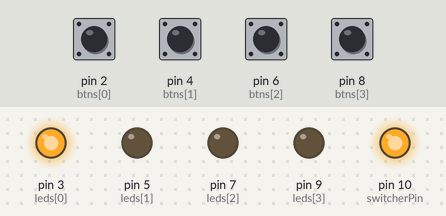
Simulated run of this sketch. Board: Arduino Uno, built with avr-gcc and run on an emulated ATmega328P. Shown: output pins drawn as LEDs (lit = HIGH). Inputs (shaded band) come from the test bench; at power-on: pin 2 (btns[0]), pin 4 (btns[1]), pin 6 (btns[2]), pin 8 (btns[3]) HIGH.

Above: at 1.2 s.
1.3 s: pin 2 (btns[0]) pulled LOW for 0.15 s
At 2.7 s:
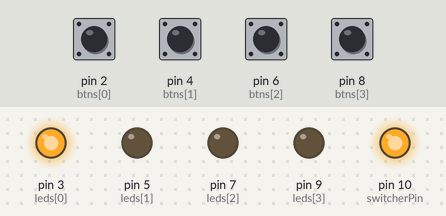
3.0 s: pin 6 (btns[2]) pulled LOW for 0.15 s
At 4.2 s:
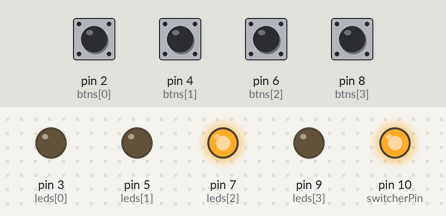
4.8 s: pin 4 (btns[1]) pulled LOW for 0.15 s
At 5.7 s:
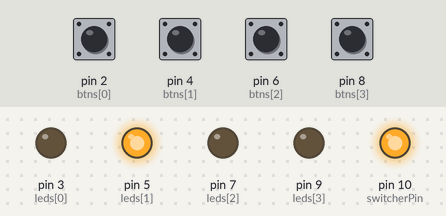
7.8 s: pin 8 (btns[3]) pulled LOW for 0.15 s
At 9.0 s:
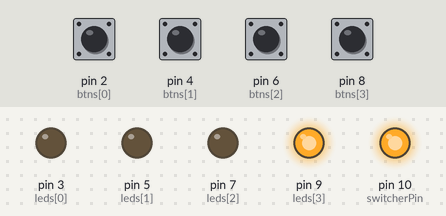
9.6 s: pin 2 (btns[0]) pulled LOW for 1 s
At 11.2 s:
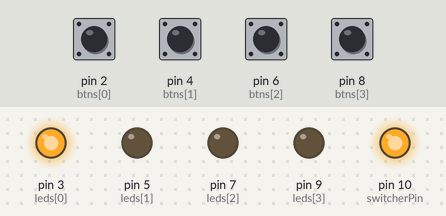
12.1 s: pin 4 (btns[1]) pulled LOW for 1 s
At 14.3 s:
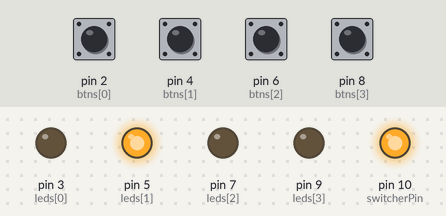
Timing chart, 0 to 15.6 s (numbered marks = the images above; inputs shaded):
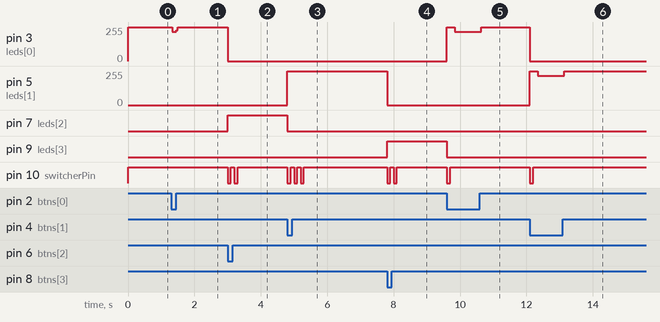

The sketch:

switcher.ino
```cpp
const int btns[] = {2, 4, 6, 8};
const int leds[] = {3, 5, 7, 9};
const int switcherPin = 10;
int activeOutput = 0;
bool manualPush = false;

// the setup function runs once when you press reset or power the board
void setup()
{
    for (int i = 0; i < 4; i++)
    {
        pinMode(btns[i], INPUT_PULLUP);
        pinMode(leds[i], OUTPUT);
        digitalWrite(leds[i], LOW);
    }
    pinMode(switcherPin, OUTPUT);

    digitalWrite(switcherPin, HIGH);
    digitalWrite(leds[activeOutput], HIGH);
}

void manual_mode()
{
    int numActive = 4;

    // turn off all leds
    for (int i = 0; i < 4; i++)
    {
        digitalWrite(leds[i], LOW);
    }

    // wait for buttons to be released
    while (numActive != 0)
    {
        numActive = 4;
        for (int i = 0; i < 4; i++)
        {
            if (digitalRead(btns[i]) == HIGH)
            {
                numActive--;
            }
        }
    }

    // turn on far left and right
    digitalWrite(leds[0], HIGH);
    digitalWrite(leds[3], HIGH);

    while (true)
    {
        bool btn1Pressed = false;
        bool btn4Pressed = false;

        for (int i = 0; i < 4; i++)
        {
            if (digitalRead(btns[i]) == LOW)
            {
                if (i == 0)
                {
                    btn1Pressed = true;
                }
                else if (i == 3)
                {
                    btn4Pressed = true;
                }
            }
        }

        if (btn4Pressed)
        {

            for (int i = 0; i < 4; i++)
            {
                digitalWrite(leds[i], LOW);
            }

            while (digitalRead(btns[3]) == LOW)
            {
            }

            delay(100); // debounce
            activeOutput = 0;
            digitalWrite(leds[activeOutput], HIGH);
            return;
        }
        else if (btn1Pressed)
        {
            digitalWrite(switcherPin, LOW);
            delay(100);
            digitalWrite(switcherPin, HIGH);
            delay(100);

            while (digitalRead(btns[0]) == LOW)
            {
            } // wait for release

            delay(100); // debounce
        }
    }
}

// the loop function runs over and over again forever
void loop()
{
    bool hadKeypress = false;
    int numActive = 0;
    int newActiveOutput = activeOutput;

    for (int i = 0; i < 4; i++)
    {
        if (digitalRead(btns[i]) == LOW)
        {
            hadKeypress = true;
            newActiveOutput = i;
            numActive++;
        }
    }

    if (numActive == 4)
    {
        manual_mode();
    }
    else if (hadKeypress && numActive == 1)
    {
        digitalWrite(leds[activeOutput], LOW);
        digitalWrite(leds[newActiveOutput], HIGH);

        // send pulses
        int i = activeOutput;
        while (i != newActiveOutput)
        {
            digitalWrite(switcherPin, LOW);
            delay(100);
            digitalWrite(switcherPin, HIGH);
            delay(100);

            i = (i + 1) % 4;
        }

        activeOutput = newActiveOutput;
    }
}
```

Measured:
- after the input at 1.3 s, pin 3 (leds[0]): 255/255 → 221/255 at once, → 255/255 0.12 s later
- after the input at 3.0 s, pin 3 (leds[0]): 255/255 → 0/255 at once; pin 7 (leds[2]): LOW → HIGH at once; pin 10 (switcherPin): alternates HIGH for 0.10 s and LOW for 0.10 s, 4 changes in all, then stays HIGH, starting at once
- after the input at 4.8 s, pin 5 (leds[1]): 0/255 → 255/255 at once; pin 7 (leds[2]): HIGH → LOW at once; pin 10 (switcherPin): alternates HIGH for 0.10 s and LOW for 0.10 s, 6 changes in all, then stays HIGH, starting at once
- after the input at 7.8 s, pin 5 (leds[1]): 255/255 → 0/255 at once; pin 9 (leds[3]): LOW → HIGH at once; pin 10 (switcherPin): alternates HIGH for 0.10 s and LOW for 0.10 s, 4 changes in all, then stays HIGH, starting at once
- after the input at 9.6 s, pin 3 (leds[0]): 0/255 → 255/255 at once, → 221/255 0.24 s later, → 255/255 0.80 s later; pin 9 (leds[3]): HIGH → LOW at once; pin 10 (switcherPin): HIGH → LOW at once, → HIGH 0.10 s later
- after the input at 12.1 s, pin 3 (leds[0]): 255/255 → 0/255 at once; pin 5 (leds[1]): 0/255 → 255/255 at once, → 221/255 0.24 s later, → 255/255 0.80 s later; pin 10 (switcherPin): HIGH → LOW at once, → HIGH 0.10 s later
